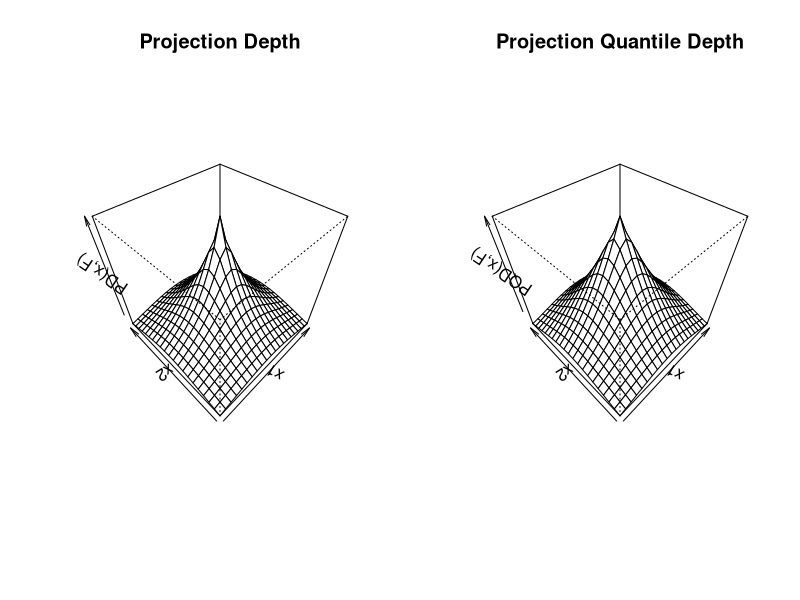
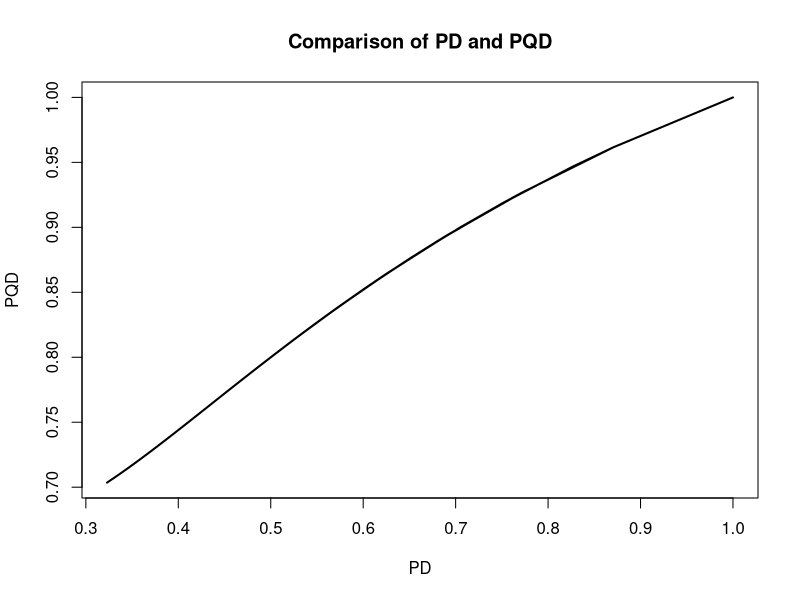

Write R code to recreate these figures, in order.
## Initial simulations of Projection quantile depth and comparisions with projection depth

## Functions

# define grid of points
pts = seq(-1,1,by=.1)
lengrid = length(pts)
xcoord = rep(pts, rep(lengrid,lengrid))
ycoord = rep(pts, lengrid)
xygrid = cbind(xcoord,ycoord)
rm(xcoord,ycoord)

# Bivariate standard normal
# projection depth
norm.vec = sqrt(xygrid[,1]^2+xygrid[,2]^2)
cN = qnorm(.75)
pd.vec = cN/(cN+norm.vec)
# projection quantile depth
pqd.vec = 2/(1+2*pnorm(norm.vec))

par(mfrow=c(1,2))
persp(pts, pts, matrix(pd.vec, nrow=lengrid, byrow=T),
      main="Projection Depth",
      xlab="x1", ylab="x2", zlab="PD(x,F)",
      theta=-45, phi=45)
persp(pts, pts, matrix(pqd.vec, nrow=lengrid, byrow=T),
      main="Projection Quantile Depth",
      xlab="x1", ylab="x2", zlab="PQD(x,F)",
      theta=-45, phi=45)
par(mfrow=c(1,1))

# comparing PD and PQD
plot(pd.vec, pqd.vec, type="l", lwd=2,
     main="Comparison of PD and PQD", xlab="PD", ylab="PQD")
